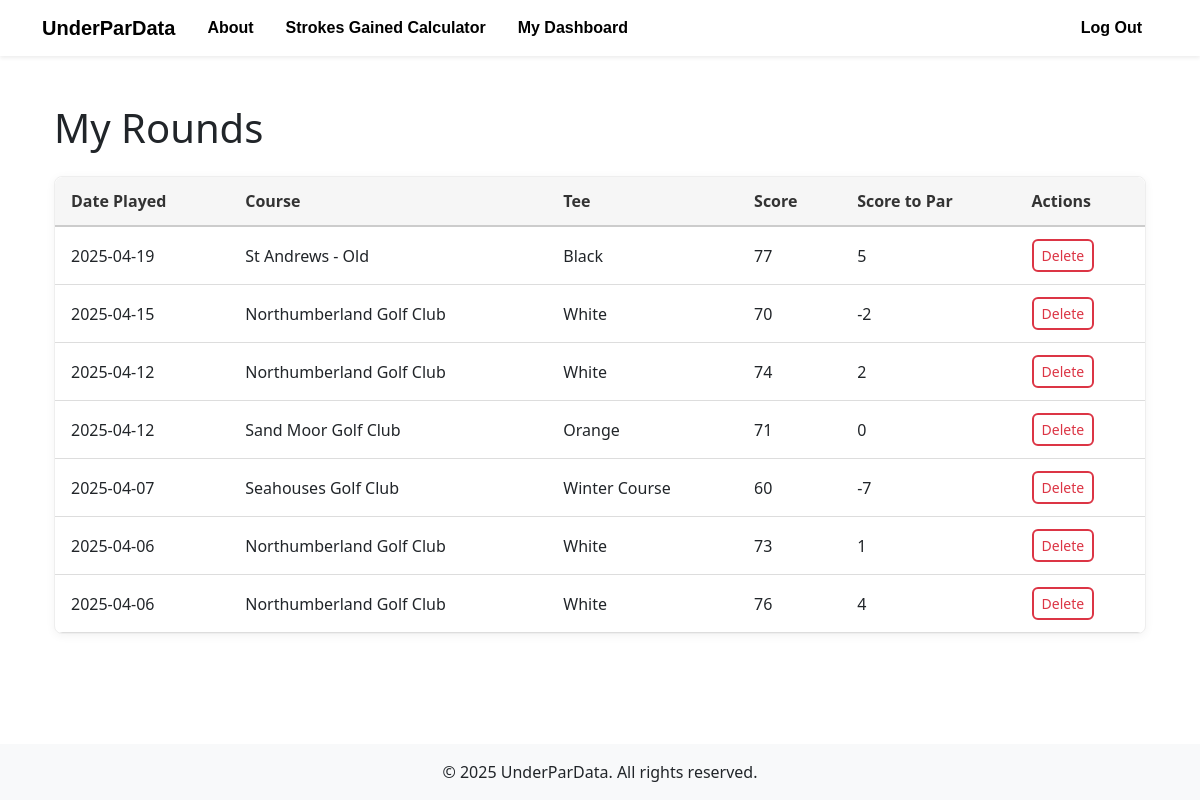
/my_rounds (signed in), run on the app's committed database.
### models/round.py (models this page shows)
class Round(db.Model):
    __tablename__ = 'rounds'
    roundID = db.Column(db.Integer, primary_key=True)
    userID = db.Column(db.Integer, db.ForeignKey('users.userID'), nullable=False)
    course_id = db.Column(db.Integer, db.ForeignKey('courses.courseID'), nullable=False)
    tee_id = db.Column(db.Integer, db.ForeignKey('tees.teeID'), nullable=False)
    date_played = db.Column(db.Date, nullable=False)
    round_type = db.Column(db.String(50), nullable=False)
    score = db.Column(db.Integer, nullable = True)
    score_to_par = db.Column(db.Integer, nullable = True)
    sg_off_tee = db.Column(db.Float, default=0.0)
    sg_approach = db.Column(db.Float, default=0.0)
    sg_around_green = db.Column(db.Float, default=0.0)
    sg_putting = db.Column(db.Float, default=0.0)
    user = db.relationship("User", back_populates="rounds")
    course = db.relationship("Course", back_populates="rounds")
    shots = db.relationship("Shot", back_populates="round", cascade="all, delete-orphan")
    tee = db.relationship("Tee", back_populates="rounds")
    hole_stats = db.relationship("HoleStats", back_populates="round", cascade="all, delete-orphan")

### models/course.py (models this page shows)
class Course(db.Model):
    __tablename__ = 'courses'
    courseID = db.Column(db.Integer, primary_key=True)
    name = db.Column(db.String(120), nullable=False, unique=False)
    location = db.Column(db.String(200))
    tees = relationship("Tee", back_populates="course", cascade="all, delete-orphan")
    holes = relationship("Hole", back_populates="course", cascade="all, delete-orphan")
    rounds = db.relationship("Round", back_populates="course")

class Tee(db.Model):
    __tablename__ = 'tees'
    teeID = db.Column(db.Integer, primary_key=True)
    courseID = db.Column(db.Integer, db.ForeignKey('courses.courseID'), nullable=False)
    name = db.Column(db.String(50), nullable=False)
    total_distance = db.Column(db.Integer)
    course_par = db.Column(db.Integer, nullable = False)
    course = relationship("Course", back_populates="tees")
    holes = relationship("Hole", back_populates="tees", cascade="all, delete-orphan")
    rounds = relationship("Round", back_populates="tee")

### app.py (the view, shortened to what this page needs)
@app.route('/my_rounds', methods=['GET', 'POST'])
@login_required
def my_rounds():
    rounds = Round.query.filter_by(userID=current_user.userID).order_by(Round.date_played.desc()).all()
    return render_template('my_rounds.html', rounds=rounds)

### app.py (called while the page is built)
@login_manager.user_loader
def load_user(userID):
    return User.query.get(int(userID))

### templates/my_rounds.html (shortened to what this page needs)
{% extends "base.html" %}
{% block extra_css %}
  <link rel="stylesheet" href="{{ url_for('static', filename='css/my_rounds.css') }}">
{% endblock %}
{% block content %}
<div class="container mt-4">
  <h1 class="mb-4">My Rounds</h1>
  {% if rounds %}
    <div class="custom-table-wrapper">
      <table class="custom-table">
        <thead>
          <tr>
            <th>Date Played</th>
            <th>Course</th>
            <th>Tee</th>
            <th>Score</th>
            <th>Score to Par</th>
            <th>Actions</th>
          </tr>
        </thead>
        <tbody>
          {% for round in rounds %}
            <tr>
              <td>{{ round.date_played.strftime('%Y-%m-%d') }}</td>
              <td>{{ round.course.name }}</td>
              <td>{{ round.tee.name }}</td>
              <td>{{ round.score }}</td>
              <td>{{ round.score_to_par }}</td>
              <td>
                <form
                  method="POST"
                  action="{{ url_for('my_rounds') }}"
                  onsubmit="return confirm('Are you sure you want to delete this round?');"
                  class="d-inline"
                >
                  <button
                    type="submit"
                    class="btn btn-outline-danger btn-sm"
                  >
                    Delete
                  </button>
                </form>
              </td>
            </tr>
          {% endfor %}
        </tbody>
      </table>
    </div>
  {% else %}
    <p>You haven't entered any rounds yet.</p>
  {% endif %}
</div>
{% endblock %}

### static/css/my_rounds.css (style rules this page uses)
.custom-table-wrapper { width: 100%; overflow-x: auto; background-color: #fff; border: 1px solid #eee; border-radius: 8px; box-shadow: 0 2px 10px rgba(0,0,0,0.05); margin-bottom: 1.5rem; }
.custom-table { width: 100%; border-collapse: collapse; border-radius: 8px; overflow: hidden; }
.custom-table thead { background-color: #f6f6f6; }
.custom-table th, .custom-table td { padding: 0.75rem 1rem; border-bottom: 1px solid #ddd; text-align: left; vertical-align: middle; }
.custom-table thead th { font-weight: 600; color: #333; border-bottom: 2px solid #ccc; }
.btn-outline-danger { border: 2px solid #dc3545; color: #dc3545; border-radius: 6px; transition: background-color 0.2s, color 0.2s; }

### data on the page
Round: date_played "2025-04-19", course.name "St Andrews - Old", tee.name "Black", score "77", score_to_par "5"
Round: date_played "2025-04-15", course.name "Northumberland Golf Club", tee.name "White", score "70", score_to_par "-2"
Round: date_played "2025-04-12", course.name "Northumberland Golf Club", tee.name "White", score "74", score_to_par "2"
Round: date_played "2025-04-12", course.name "Sand Moor Golf Club", tee.name "Orange", score "71", score_to_par "0"
Round: date_played "2025-04-07", course.name "Seahouses Golf Club", tee.name "Winter Course", score "60", score_to_par "-7"
Round: date_played "2025-04-06", course.name "Northumberland Golf Club", tee.name "White", score "73", score_to_par "1"
Round: date_played "2025-04-06", course.name "Northumberland Golf Club", tee.name "White", score "76", score_to_par "4"
